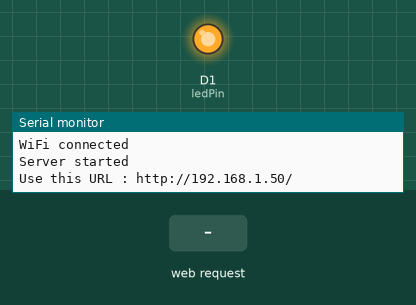
Recording of a sketch running on a simulated ESP8266 (NodeMCU). Parts: output pins drawn as LEDs (lit = HIGH), the last lines printed to the serial monitor. Inputs (shaded band) come from the test bench. WiFi joins after 1.5 s; servers stay silent unless stated.

Above: at 3.2 s.
3.3 s: HTTP request GET /LED=ON received
At 3.9 s:
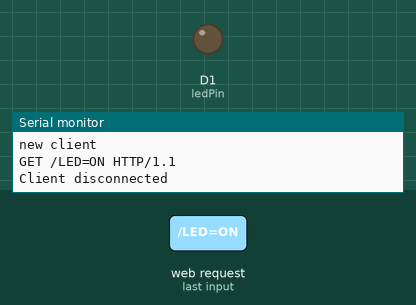
4.8 s: HTTP request GET /LED=OFF received
At 6.2 s:
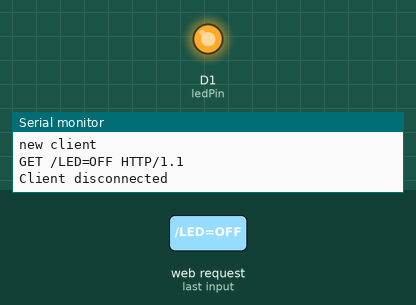
Timing chart, 0 to 7.8 s (numbered marks = the images above; inputs shaded):
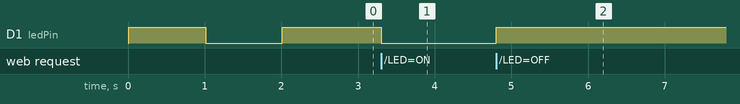

The sketch:

rele.ino
```cpp
#include <ESP8266WiFi.h>
const char* ssid = "HH";
const char* password = "12345678";
int ledPin = D1;
WiFiServer server(80);
void setup() {
Serial.begin(115200);
delay(10);
pinMode(ledPin, OUTPUT);
digitalWrite(ledPin, HIGH);
// Connect to WiFi network
Serial.println();
Serial.println();
Serial.print("Connecting to ");
Serial.println(ssid);
WiFi.begin(ssid, password);
while (WiFi.status() != WL_CONNECTED) {
delay(1000);
Serial.print(".");
digitalWrite(ledPin, !digitalRead(ledPin));
}
Serial.println("");
Serial.println("WiFi connected");
// Start the server
server.begin();
Serial.println("Server started");
// Print the IP address
Serial.print("Use this URL : ");
Serial.print("http://");
Serial.print(WiFi.localIP());
Serial.println("/");
}
void loop() {
// Check if a client has connected
WiFiClient client = server.available();
if (!client) {
return;
}
// Wait until the client sends some data
Serial.println("new client");
while(!client.available()){
delay(1);
}
// Read the first line of the request
String request = client.readStringUntil('\r');
Serial.println(request);
client.flush();
// Match the request
int value = HIGH;
if (request.indexOf("/LED=ON") != -1) {
digitalWrite(ledPin, HIGH);
value = HIGH; }
if (request.indexOf("/LED=OFF") != -1){
digitalWrite(ledPin, LOW);
value = LOW;
}
// Return the response
client.println("HTTP/1.1 200 OK");
client.println("Content-Type: text/html");
client.println(""); // do not forget this one
client.println("<!DOCTYPE HTML>");
client.println("<html>");

client.print("Led pin is now: ");
if(value == LOW) {
client.print("Off");
digitalWrite(ledPin, HIGH);
} else {
client.print("On");
digitalWrite(ledPin, LOW);
}
client.println("<head>");
client.println("");
client.println("<style>");
client.println("body{");
client.println("background-color:rgb(160, 153, 250,0.5);");
client.println("font-size: 32px;");
client.println("font-family: Arial, Helvetica, sans-serif;");
client.println("text-align: center;");
client.println("align-items: center;");
client.println("color: #ffffff;");
client.println("}");
client.println(".container{");
 client.println("background-color:rgb(160, 153, 250,0.8) ;");
client.println(" border-radius: 20px;");
client.println("margin: 10%;");
client.println("padding: 10%;");
client.println("}");
client.println(".btn {background-color:  rgb(130, 131, 130); blue);");
client.println("margin: 20px;");
client.println("padding: 20px;");
client.println("border-radius: 20px;}");
client.println("a{ color: #ffffff;");
client.println("font-style: normal;");
client.println("text-decoration: none;}");
client.println("</style>");
client.println("</head>");
client.println("<body>");
client.println("<br><br>");
client.println("<div class=""container"">");
client.println("<p>Click to turn ON/OFF the Reley</p>");
client.println("<div class=""btn""><a href=\"/LED=ON\">ON</a></div>");
client.println("<div class=""btn""><a href=\"/LED=OFF\">OFF</a></div>");
client.println("</div>");
client.println("</body>");
client.println("</html>");
delay(1);
Serial.println("Client disconnected");
Serial.println("");}
```

Measured:
- after the input at 3.3 s, D1 (ledPin): HIGH → LOW at once
- after the input at 4.8 s, D1 (ledPin): LOW → HIGH at once
